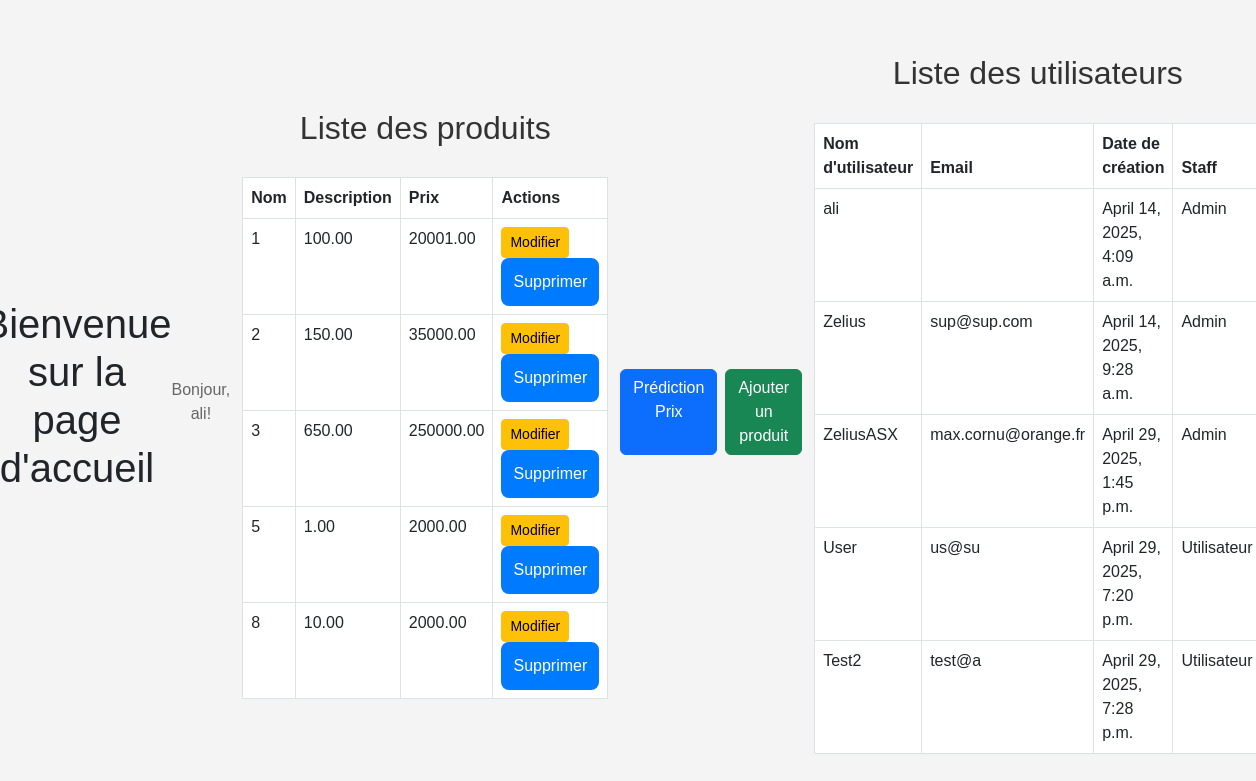
The page /HomePageAdmin/ (signed in) on the database its author committed.
### produit/models.py (models this page shows)
class Produit(models.Model):
    surface = models.DecimalField(max_digits=10, decimal_places=2)
    prix = models.DecimalField(max_digits=10, decimal_places=2)

### accueil/views.py (the view)
# urls.py: path('HomePageAdmin/', views.HomePageAdmin, name='HomePageAdmin'),
def HomePageAdmin(request):
    produits = Produit.objects.all()
    users = User.objects.all()
    return render(request, 'accueil/HomePageAdmin.html', {
        'produit_produits': produits,
        'users': users,
        'auth_user': request.user
    })

### accueil/templates/accueil/HomepageAdmin.html (shortened to what this page needs)
{% load static %}
<!DOCTYPE html>
<html lang="en">
<head>
    <link href="https://cdn.jsdelivr.net/npm/bootstrap@5.3.0/dist/css/bootstrap.min.css" rel="stylesheet">
    <link rel="stylesheet" href="{% static 'css/styles.css' %}">
</head>
<body>
    <h1 class="text-center">Bienvenue sur la page d'accueil</h1>
    <p class="text-center">Bonjour, {{ auth_user.username }}!</p>
    <div class="container mt-4">
        <h2 class="text-center">Liste des produits</h2>
        <table class="table table-bordered">
            <thead>
                <tr>
                    <th>Nom</th>
                    <th>Description</th>
                    <th>Prix</th>
                    <th>Actions</th>
                </tr>
            </thead>
            <tbody>
                {% for produit_produit in produit_produits %}
                <tr>
                    <td>{{ produit_produit.id }}</td>
                    <td>{{ produit_produit.surface }}</td>
                    <td>{{ produit_produit.prix }}</td>
                    <td>
                        {% if produit_produit.id %}
                            <a href="#"
                               class="btn btn-warning btn-sm"
                               data-bs-toggle="modal"
                               data-bs-target="#modifierModal"
                               data-id="{{ produit_produit.id }}"
                               data-surface="{{ produit_produit.description }}"
                               data-prix="{{ produit_produit.prix }}">
                               Modifier
                            </a>
                            <form method="post" action="{% url 'produit_supprimer' produit_produit.id %}" style="display:inline;">
                                <button type="submit" class="btn btn-danger btn-sm" onclick="return confirm('Êtes-vous sûr de vouloir supprimer ce produit ?');">Supprimer</button>
                            </form>
                        {% else %}
                            <span class="text-danger">ID manquant</span>
                        {% endif %}
                    </td>
                </tr>
                {% endfor %}
            </tbody>
        </table>
    </div>
    <div class="d-flex justify-content-center mt-4">
        <a href="/produit/predict/" class="btn btn-primary me-2">Prédiction Prix</a>
        <button class="btn btn-success" data-bs-toggle="modal" data-bs-target="#ajouterModal">Ajouter un produit</button>
    </div>
    <div class="container mt-4">
        <h2 class="text-center">Liste des utilisateurs</h2>
        <table class="table table-bordered">
            <thead>
                <tr>
                    <th>Nom d'utilisateur</th>
                    <th>Email</th>
                    <th>Date de création</th>
                    <th>Staff</th>
                </tr>
            </thead>
            <tbody>
                {% for user in users %}
                <tr>
                    <td>{{ user.username }}</td>
                    <td>{{ user.email }}</td>
                    <td>{{ user.date_joined }}</td>
                    <td>
                        {% if user.is_staff %}
                            Admin
                        {% else %}
                            Utilisateur
                        {% endif %}
                    </td>
                </tr>
                {% endfor %}
            </tbody>
        </table>
    </div>
</body>
</html>

### accueil/static/acceuil/styles.css (style rules this page uses)
body { font-family: Arial, sans-serif; background-color: #f4f4f4; margin: 0; padding: 0; display: flex; justify-content: center; align-items: center; height: 100vh; }
h2 { text-align: center; margin-bottom: 30px; color: #333; }
button[type="submit"] { width: 100%; padding: 12px; background-color: #007bff; color: white; border: none; border-radius: 8px; font-size: 16px; cursor: pointer; transition: background-color 0.3s ease; }
p { margin-top: 20px; text-align: center; color: #666; }
a { color: #007bff; text-decoration: none; }

### rows shown on the page
Produit: id "1", surface "100.00", prix "20001.00"
Produit: id "2", surface "150.00", prix "35000.00"
Produit: id "3", surface "650.00", prix "250000.00"
Produit: id "5", surface "1.00", prix "2000.00"
Produit: id "8", surface "10.00", prix "2000.00"

### other values the page prints
{{ auth_user.username }} "ali"
{{ user.username }} "ali"
{{ user.date_joined }} "April 14, 2025, 4:09 a.m."
{{ user.username }} "Zelius"
{{ user.email }} "sup@sup.com"
{{ user.date_joined }} "April 14, 2025, 9:28 a.m."
{{ user.username }} "ZeliusASX"
{{ user.email }} "max.cornu@orange.fr"
{{ user.date_joined }} "April 29, 2025, 1:45 p.m."
{{ user.username }} "User"
{{ user.email }} "us@su"
{{ user.date_joined }} "April 29, 2025, 7:20 p.m."
{{ user.username }} "Test2"
{{ user.email }} "test@a"
{{ user.date_joined }} "April 29, 2025, 7:28 p.m."
